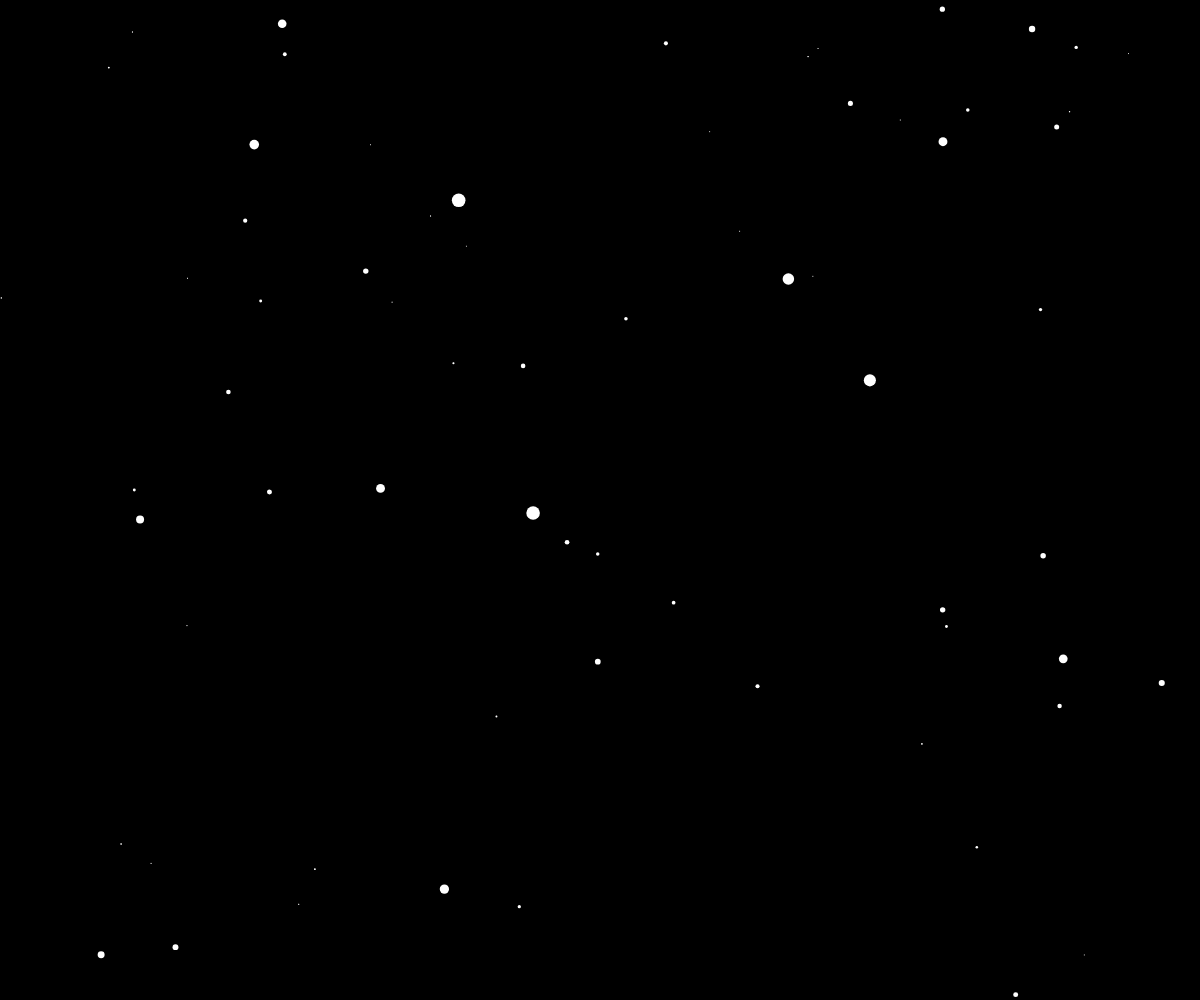
Frame 1 (no input)
Frame 60 (no input): identical to frame 1, image omitted
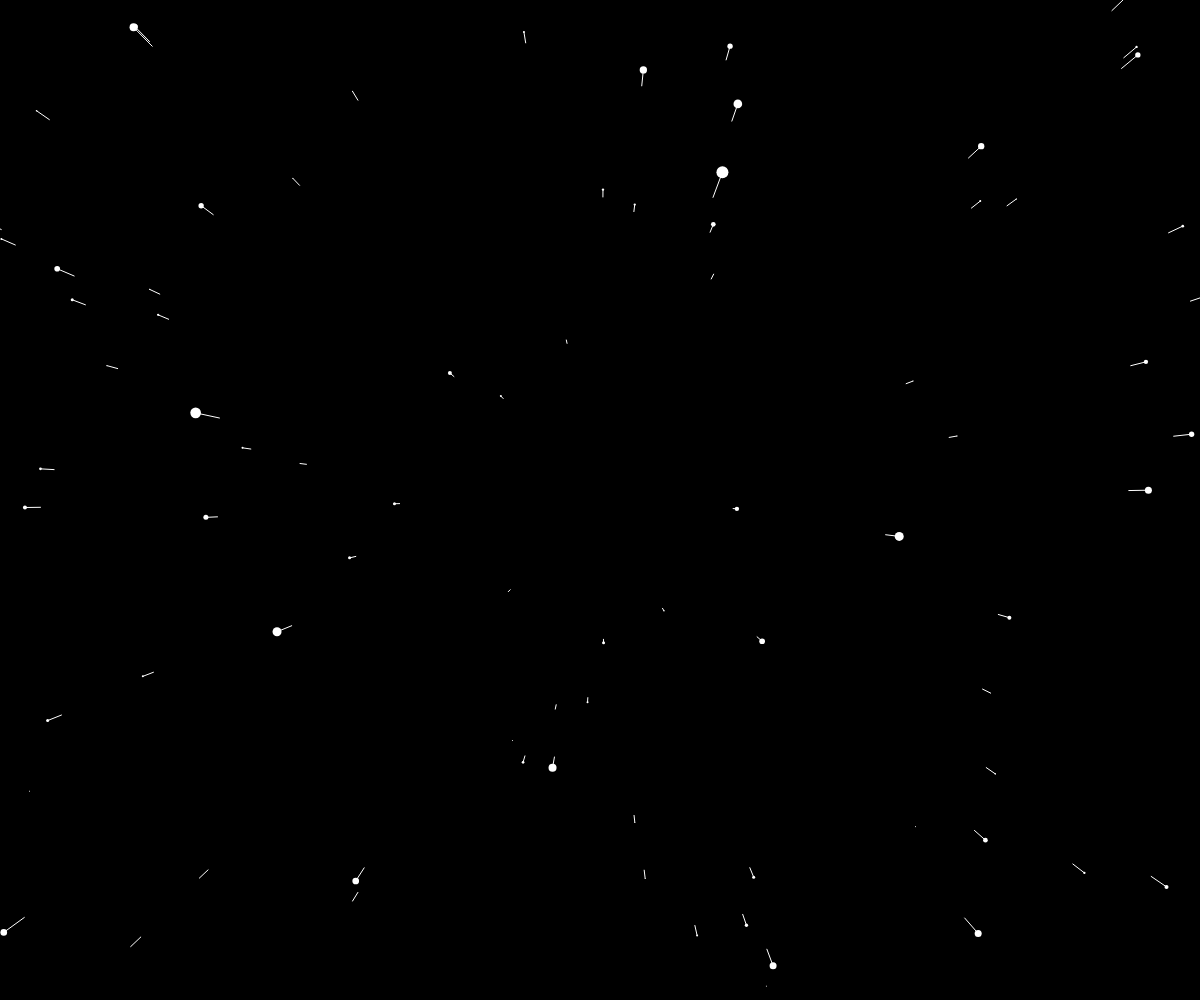
Frame 120 (the mouse pressed at the canvas centre since frame 60)

The p5.js sketch that drew these frames (run headless with seeded random() and noise() and a simulated clock; from frame 60 on, the mouse is pressed at the canvas centre):

// p5.js sketch
// ── sketch.js
var stars = [];

var speed;

function setup() {
    createCanvas(window.innerWidth, window.innerHeight);
    for (var i = 0; i < 800; i++) {
        stars[i] = new Star();
    }
}

function draw() {
    speed = map(mouseX, 0, width, 0, 50);
    background(0);
    translate(width / 2, height / 2);
    for (var i = 0; i < stars.length; i++) {
        stars[i].update();
        stars[i].show();
    }
}
// ── Star.js
function Star() {
    this.x = random(-width, width);
    this.y = random(-height, height);
    this.z = random(width);
    this.pz = this.z;

    this.update = function() {
        this.z = this.z - speed;
        if (this.z < 1) {
        this.z = width;
        this.x = random(-width, width);
        this.y = random(-height, height);
        this.pz = this.z;
        }
    }

    this.show = function() {
        fill(255);
        noStroke();           
        var sx = map(this.x / this.z, 0, 1, 0, width);
        var sy = map(this.y / this.z, 0, 1, 0, height);
        var r = map(this.z, 0, width, 16, 0);
        ellipse(sx, sy, r, r);
        var px = map(this.x / this.pz, 0, 1, 0, width);
        var py = map(this.y / this.pz, 0, 1, 0, height);
        this.pz = this.z;
        stroke(255);
        line(px, py, sx, sy);
    }
}
